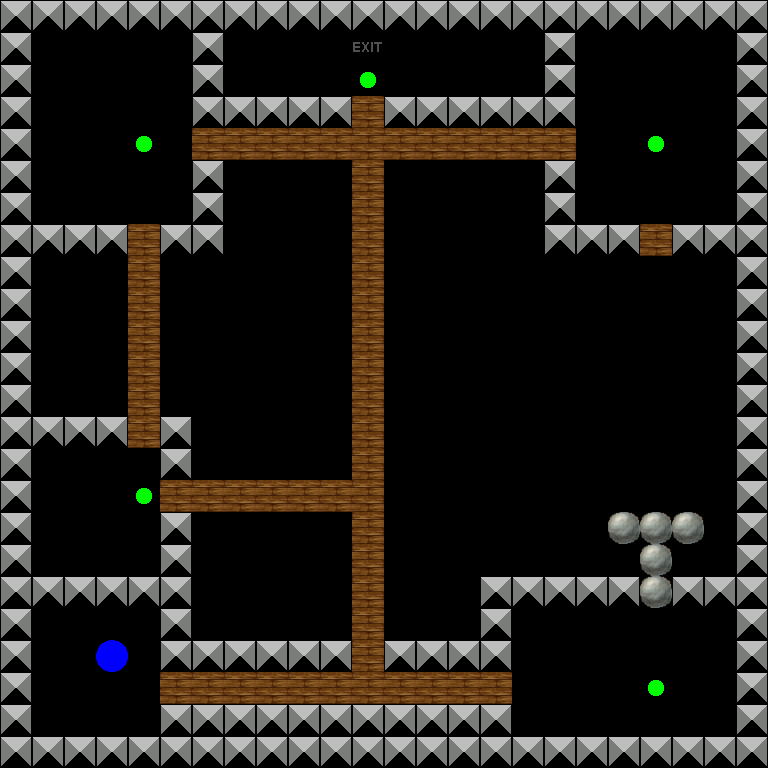

The image is a tile-based game level rendered from a .tmx file. Its description and complete source (layers, tilesets, objects, tile grids) follow:
An orthogonal 24x24 tile map with 32x32 px tiles, 4 tile layers (Layer 0, Layer 1, Layer 2, Layer 3), 4 tilesets.

<map version="1.0" orientation="orthogonal" width="24" height="24" tilewidth="32" tileheight="32">
 <properties>
  <property name="Description" value="The first level ever!" />
  <property name="Title" value="Level 3" />
 </properties>
 <tileset firstgid="1" name="Layer0" tilewidth="32" tileheight="32">
  <image source="Layer0.png" width="192" height="64" />
 </tileset>
 <tileset firstgid="13" name="Layer1" tilewidth="32" tileheight="32">
  <image source="Layer1.png" width="64" height="32" />
 </tileset>
 <tileset firstgid="15" name="Layer2" tilewidth="32" tileheight="32">
  <image source="Layer2.png" width="32" height="32" />
 </tileset>
 <tileset firstgid="16" name="Layer3" tilewidth="32" tileheight="32">
  <image source="Layer3.png" width="64" height="32" />
 </tileset>
 <layer name="Layer 0" width="24" height="24">
  <data encoding="csv">
2,2,2,2,2,2,2,2,2,2,2,2,2,2,2,2,2,2,2,2,2,2,2,2,
2,0,0,0,0,0,2,0,0,0,0,1,0,0,0,0,0,2,0,0,0,0,0,2,
2,0,0,0,0,0,2,0,0,0,0,0,0,0,0,0,0,2,0,0,0,0,0,2,
2,0,0,0,0,0,2,2,2,2,2,2,2,2,2,2,2,2,0,0,0,0,0,2,
2,0,0,0,0,0,2,2,2,2,2,2,2,2,2,2,2,2,0,0,0,0,0,2,
2,0,0,0,0,0,2,0,0,0,0,2,0,0,0,0,0,2,0,0,0,0,0,2,
2,0,0,0,0,0,2,0,0,0,0,2,0,0,0,0,0,2,0,0,0,0,0,2,
2,2,2,2,2,2,2,0,0,0,0,2,0,0,0,0,0,2,2,2,2,2,2,2,
2,0,0,0,2,0,0,0,0,0,0,2,0,0,0,0,0,0,0,0,0,0,0,2,
2,0,0,0,2,0,0,0,0,0,0,2,0,0,0,0,0,0,0,0,0,0,0,2,
2,0,0,0,2,0,0,0,0,0,0,2,0,0,0,0,0,0,0,0,0,0,0,2,
2,0,0,0,2,0,0,0,0,0,0,2,0,0,0,0,0,0,0,0,0,0,0,2,
2,0,0,0,2,0,0,0,0,0,0,2,0,0,0,0,0,0,0,0,0,0,0,2,
2,2,2,2,2,2,0,0,0,0,0,2,0,0,0,0,0,0,0,0,0,0,0,2,
2,0,0,0,0,2,0,0,0,0,0,2,0,0,0,0,0,0,0,0,0,0,0,2,
2,0,0,0,0,2,2,2,2,2,2,2,0,0,0,0,0,0,0,0,0,0,0,2,
2,0,0,0,0,2,0,0,0,0,0,2,0,0,0,0,0,0,0,0,0,0,0,2,
2,0,0,0,0,2,0,0,0,0,0,2,0,0,0,0,0,0,0,0,0,0,0,2,
2,2,2,2,2,2,0,0,0,0,0,2,0,0,0,2,2,2,2,2,0,2,2,2,
2,0,0,0,0,2,0,0,0,0,0,2,0,0,0,2,0,0,0,0,0,0,0,2,
2,0,0,0,0,2,2,2,2,2,2,2,2,2,2,2,0,0,0,0,0,0,0,2,
2,0,0,0,0,2,2,2,2,2,2,2,2,2,2,2,0,0,0,0,0,0,0,2,
2,0,0,0,0,2,2,2,2,2,2,2,2,2,2,2,0,0,0,0,0,0,0,2,
2,2,2,2,2,2,2,2,2,2,2,2,2,2,2,2,2,2,2,2,2,2,2,2
</data>
 </layer>
 <layer name="Layer 1" width="24" height="24">
  <data encoding="csv">
0,0,0,0,0,0,0,0,0,0,0,0,0,0,0,0,0,0,0,0,0,0,0,0,
0,0,0,0,0,0,0,0,0,0,0,0,0,0,0,0,0,0,0,0,0,0,0,0,
0,0,0,0,0,0,0,0,0,0,0,0,0,0,0,0,0,0,0,0,0,0,0,0,
0,0,0,0,0,0,0,0,0,0,0,13,0,0,0,0,0,0,0,0,0,0,0,0,
0,0,0,0,0,0,13,13,13,13,13,13,13,13,13,13,13,13,0,0,0,0,0,0,
0,0,0,0,0,0,0,0,0,0,0,13,0,0,0,0,0,0,0,0,0,0,0,0,
0,0,0,0,0,0,0,0,0,0,0,13,0,0,0,0,0,0,0,0,0,0,0,0,
0,0,0,0,13,0,0,0,0,0,0,13,0,0,0,0,0,0,0,0,13,0,0,0,
0,0,0,0,13,0,0,0,0,0,0,13,0,0,0,0,0,0,0,0,0,0,0,0,
0,0,0,0,13,0,0,0,0,0,0,13,0,0,0,0,0,0,0,0,0,0,0,0,
0,0,0,0,13,0,0,0,0,0,0,13,0,0,0,0,0,0,0,0,0,0,0,0,
0,0,0,0,13,0,0,0,0,0,0,13,0,0,0,0,0,0,0,0,0,0,0,0,
0,0,0,0,13,0,0,0,0,0,0,13,0,0,0,0,0,0,0,0,0,0,0,0,
0,0,0,0,13,0,0,0,0,0,0,13,0,0,0,0,0,0,0,0,0,0,0,0,
0,0,0,0,0,0,0,0,0,0,0,13,0,0,0,0,0,0,0,0,0,0,0,0,
0,0,0,0,0,13,13,13,13,13,13,13,0,0,0,0,0,0,0,0,0,0,0,0,
0,0,0,0,0,0,0,0,0,0,0,13,0,0,0,0,0,0,0,0,0,0,0,0,
0,0,0,0,0,0,0,0,0,0,0,13,0,0,0,0,0,0,0,0,0,0,0,0,
0,0,0,0,0,0,0,0,0,0,0,13,0,0,0,0,0,0,0,0,0,0,0,0,
0,0,0,0,0,0,0,0,0,0,0,13,0,0,0,0,0,0,0,0,0,0,0,0,
0,0,0,0,0,0,0,0,0,0,0,13,0,0,0,0,0,0,0,0,0,0,0,0,
0,0,0,0,0,13,13,13,13,13,13,13,13,13,13,13,0,0,0,0,0,0,0,0,
0,0,0,0,0,0,0,0,0,0,0,0,0,0,0,0,0,0,0,0,0,0,0,0,
0,0,0,0,0,0,0,0,0,0,0,0,0,0,0,0,0,0,0,0,0,0,0,0
</data>
 </layer>
 <layer name="Layer 2" width="24" height="24">
  <data encoding="csv">
0,0,0,0,0,0,0,0,0,0,0,0,0,0,0,0,0,0,0,0,0,0,0,0,
0,0,0,0,0,0,0,0,0,0,0,0,0,0,0,0,0,0,0,0,0,0,0,0,
0,0,0,0,0,0,0,0,0,0,0,0,0,0,0,0,0,0,0,0,0,0,0,0,
0,0,0,0,0,0,0,0,0,0,0,0,0,0,0,0,0,0,0,0,0,0,0,0,
0,0,0,0,0,0,0,0,0,0,0,0,0,0,0,0,0,0,0,0,0,0,0,0,
0,0,0,0,0,0,0,0,0,0,0,0,0,0,0,0,0,0,0,0,0,0,0,0,
0,0,0,0,0,0,0,0,0,0,0,0,0,0,0,0,0,0,0,0,0,0,0,0,
0,0,0,0,0,0,0,0,0,0,0,0,0,0,0,0,0,0,0,0,0,0,0,0,
0,0,0,0,0,0,0,0,0,0,0,0,0,0,0,0,0,0,0,0,0,0,0,0,
0,0,0,0,0,0,0,0,0,0,0,0,0,0,0,0,0,0,0,0,0,0,0,0,
0,0,0,0,0,0,0,0,0,0,0,0,0,0,0,0,0,0,0,0,0,0,0,0,
0,0,0,0,0,0,0,0,0,0,0,0,0,0,0,0,0,0,0,0,0,0,0,0,
0,0,0,0,0,0,0,0,0,0,0,0,0,0,0,0,0,0,0,0,0,0,0,0,
0,0,0,0,0,0,0,0,0,0,0,0,0,0,0,0,0,0,0,0,0,0,0,0,
0,0,0,0,0,0,0,0,0,0,0,0,0,0,0,0,0,0,0,0,0,0,0,0,
0,0,0,0,0,0,0,0,0,0,0,0,0,0,0,0,0,0,0,0,0,0,0,0,
0,0,0,0,0,0,0,0,0,0,0,0,0,0,0,0,0,0,0,15,15,15,0,0,
0,0,0,0,0,0,0,0,0,0,0,0,0,0,0,0,0,0,0,0,15,0,0,0,
0,0,0,0,0,0,0,0,0,0,0,0,0,0,0,0,0,0,0,0,15,0,0,0,
0,0,0,0,0,0,0,0,0,0,0,0,0,0,0,0,0,0,0,0,0,0,0,0,
0,0,0,0,0,0,0,0,0,0,0,0,0,0,0,0,0,0,0,0,0,0,0,0,
0,0,0,0,0,0,0,0,0,0,0,0,0,0,0,0,0,0,0,0,0,0,0,0,
0,0,0,0,0,0,0,0,0,0,0,0,0,0,0,0,0,0,0,0,0,0,0,0,
0,0,0,0,0,0,0,0,0,0,0,0,0,0,0,0,0,0,0,0,0,0,0,0
</data>
 </layer>
 <layer name="Layer 3" width="24" height="24">
  <data encoding="csv">
0,0,0,0,0,0,0,0,0,0,0,0,0,0,0,0,0,0,0,0,0,0,0,0,
0,0,0,0,0,0,0,0,0,0,0,0,0,0,0,0,0,0,0,0,0,0,0,0,
0,0,0,0,0,0,0,0,0,0,0,17,0,0,0,0,0,0,0,0,0,0,0,0,
0,0,0,0,0,0,0,0,0,0,0,0,0,0,0,0,0,0,0,0,0,0,0,0,
0,0,0,0,17,0,0,0,0,0,0,0,0,0,0,0,0,0,0,0,17,0,0,0,
0,0,0,0,0,0,0,0,0,0,0,0,0,0,0,0,0,0,0,0,0,0,0,0,
0,0,0,0,0,0,0,0,0,0,0,0,0,0,0,0,0,0,0,0,0,0,0,0,
0,0,0,0,0,0,0,0,0,0,0,0,0,0,0,0,0,0,0,0,0,0,0,0,
0,0,0,0,0,0,0,0,0,0,0,0,0,0,0,0,0,0,0,0,0,0,0,0,
0,0,0,0,0,0,0,0,0,0,0,0,0,0,0,0,0,0,0,0,0,0,0,0,
0,0,0,0,0,0,0,0,0,0,0,0,0,0,0,0,0,0,0,0,0,0,0,0,
0,0,0,0,0,0,0,0,0,0,0,0,0,0,0,0,0,0,0,0,0,0,0,0,
0,0,0,0,0,0,0,0,0,0,0,0,0,0,0,0,0,0,0,0,0,0,0,0,
0,0,0,0,0,0,0,0,0,0,0,0,0,0,0,0,0,0,0,0,0,0,0,0,
0,0,0,0,0,0,0,0,0,0,0,0,0,0,0,0,0,0,0,0,0,0,0,0,
0,0,0,0,17,0,0,0,0,0,0,0,0,0,0,0,0,0,0,0,0,0,0,0,
0,0,0,0,0,0,0,0,0,0,0,0,0,0,0,0,0,0,0,0,0,0,0,0,
0,0,0,0,0,0,0,0,0,0,0,0,0,0,0,0,0,0,0,0,0,0,0,0,
0,0,0,0,0,0,0,0,0,0,0,0,0,0,0,0,0,0,0,0,0,0,0,0,
0,0,0,0,0,0,0,0,0,0,0,0,0,0,0,0,0,0,0,0,0,0,0,0,
0,0,0,16,0,0,0,0,0,0,0,0,0,0,0,0,0,0,0,0,0,0,0,0,
0,0,0,0,0,0,0,0,0,0,0,0,0,0,0,0,0,0,0,0,17,0,0,0,
0,0,0,0,0,0,0,0,0,0,0,0,0,0,0,0,0,0,0,0,0,0,0,0,
0,0,0,0,0,0,0,0,0,0,0,0,0,0,0,0,0,0,0,0,0,0,0,0
</data>
 </layer>
</map>
